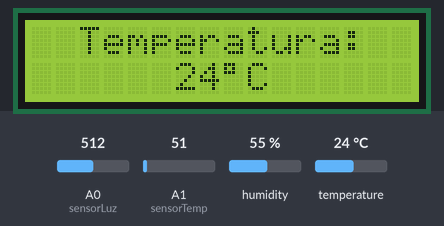
Recording of a sketch running on a simulated Arduino Uno, built with avr-gcc and run on an emulated ATmega328P. Parts: 16×2 character LCD. Wiring (inferred from the names in the program): DS1307 clock at I2C address 0x68. The inputs (shaded band) are chosen by the test bench; at power-on: humidity 55 %, A1 (sensorTemp) = 51, A0 (sensorLuz) = 512, temperature 24 °C. WiFi joins after 1.5 s; servers stay silent unless stated; the local clock reads 2024-03-15 10:24:30 at power-on unless the sketch sets it; storage starts empty; what the sketch prints to the serial monitor is not drawn.

Above: at 7.6 s.
7.7 s: humidity set to 22 %
At 13.5 s:
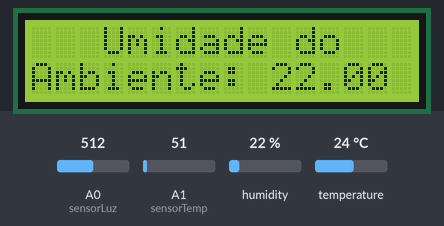
20.6 s: A1 (sensorTemp) set to 61
At 25.9 s:
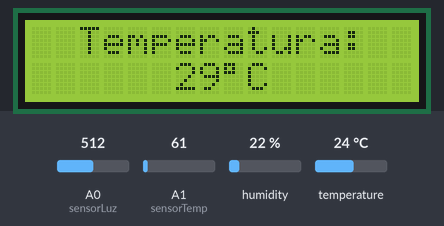
29.7 s: A0 (sensorLuz) set to 716
At 38.4 s:
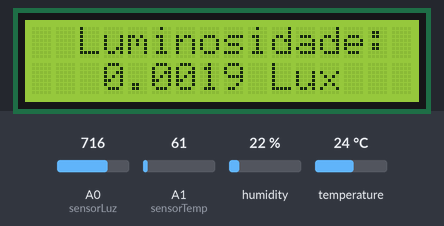
41.8 s: humidity set to 40 %
At 50.5 s:
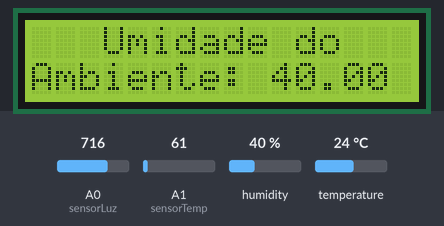
53.9 s: A1 (sensorTemp) set to 71
At 61.8 s:
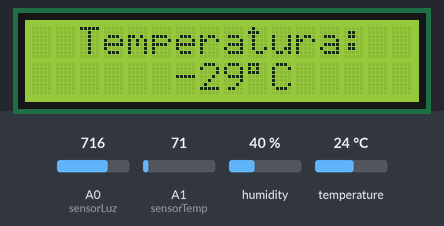
65.9 s: A0 (sensorLuz) set to 992
At 74.3 s:
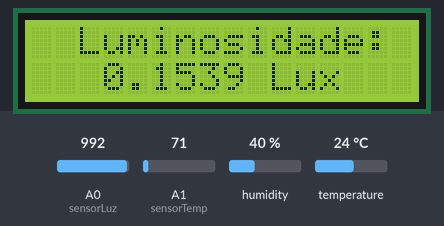
Timing chart, 0 to 75.8 s (numbered marks = the images above; inputs shaded):
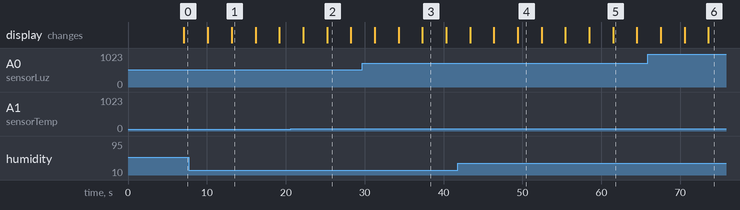

The sketch:

MMC.ino
```cpp
#include "DHT.h" // biblioteca DHT11
#include "LiquidCrystal.h" // biblioteca para usar o display
#include "Limits.h"
#include "SPI.h"
#include "SD.h"
#include "Wire.h"
#include <Ethernet.h>

#define DHTPIN  A2 // pino que estamos conectado
#define DHTTYPE DHT11
#define DS1307_ADDRESS 0x68

DHT dht(DHTPIN, DHTTYPE);

byte zero = 0x00;

// endereço mac do módulo
byte mac[] = {
  0xDE, 0xAD, 0xBE, 0xEF, 0xFE, 0xED
};

const int sensorLuz  = A0; //Pino analógico em que o sensor de luz está conectado.
const int sensorTemp = A1; //Pino analógico em que o sensor de temperatura no sol está conectado.
const int chipSelect = 7; //CS módulo SD

int valorSensorLuz  = 0;  //variável usada para ler o valor do sensor de luz.
int valorSensorTemp = 0;  //variável usada para ler o valor do sensor de temperatura.

long tempoAnteriorTemp = 0;
long tempoAnteriorLux = 0;
long tempoAnteriorUmid = 0;

int t = 1;
int l = 1;
int u = 1;

String hora = "";

char c;

LiquidCrystal lcd(9, 8, 6, 5, 4, 3, 2);

byte sol[8] = {
  B00100,
  B10001,
  B01110,
  B10001,
  B10001,
  B01110,
  B10001,
  B00100
};

byte nuvem[8] = {
  B00000,
  B00000,
  B01110,
  B11011,
  B11011,
  B01110,
  B00000,
  B00000
};

EthernetServer server(80);

void Mostrarelogio();

void setup() {
  //Inicializando o LCD e informando o tamanho de 16 colunas e 2 linhas
  Serial.begin(115200); // inicializa a serial
  while (!Serial) {
    ; // espera pela porta serial
  }
  dht.begin();
  Wire.begin();

  lcd.createChar(0, sol); // cria o desenho do sol no display
  lcd.createChar(1, nuvem); // cria o desenho da nuvem no display

  lcd.begin(16, 2); // inicializa o display
  lcd.setCursor(6, 0);
  lcd.print("Data");
  lcd.setCursor(0, 1);
  lcd.write(byte(1));
  lcd.setCursor(5, 1);
  lcd.print("Logger");
  lcd.setCursor(15, 1);
  lcd.write(byte(0));

  Serial.println("\t \t \t Data Logger Autossustentavel de Baixo Custo");
  Serial.print("Initializing SD card...");

  // verifica se o SD Card está presente
  if (!SD.begin(chipSelect)) {
    Serial.println("Falha ao encontrar SD Card");

    //return;
  }
  Serial.println("Cartão encontrado");

  if (Ethernet.begin(mac) == 0) {
    Serial.println("Falha em conectar à internet");
  }
  server.begin();
  Serial.print("Servidor está em: ");
  Serial.println(Ethernet.localIP());

  delay(3500);
}


void loop() {
  String dataStringTemp = "";
  String dataStringLux = "";
  String dataStringUmid = "";

  // leitura sensor temperatura
  int mediaValorTemp  = 0;  //Variável usada para armazenar o menor valor da temperatura.
  int somaValorTemp = 0;
  int temp;

  somaValorTemp = 0;
  temp = 0;
  for (int k = 1; k <= 8; k++) {
    //Lendo o valor do sensor de temperatura.
    temp = analogRead(sensorTemp);

    somaValorTemp += temp;

    delay(250);
  }

  mediaValorTemp = somaValorTemp / 8;
  //Transformando valor lido no sensor de temperatura em graus celsius aproximados.
  mediaValorTemp = (500 * mediaValorTemp) / 1023;

  valorSensorTemp = mediaValorTemp;

  Serial.print("Temperatura: ");
  Serial.println(valorSensorTemp);

  dataStringTemp += String(valorSensorTemp);

  //Exibindo valor da leitura do sensor de temperatura no display LCD.
  lcd.clear();  //limpa o display do LCD.
  lcd.setCursor(2, 0);
  lcd.print("Temperatura: ");  //imprime a string no display do LCD.
  lcd.setCursor(6, 1);
  lcd.print(valorSensorTemp);
  lcd.write(B11011111); //Simbolo de graus celsius
  lcd.print("C");

  delay(1000);

  // Sensor de luz
  int mediaValorLuz  = 0;
  int somaValorLuz = 0;
  int luz = 0;

  for (int i = 1; i <= 8; i++) {
    //Lendo o valor do sensor de luz
    luz = analogRead(sensorLuz);

    somaValorLuz += luz;

    delay(250);
  }

  mediaValorLuz = somaValorLuz / 8;

  valorSensorLuz  = mediaValorLuz;

  double lux = pow((9.78 * valorSensorLuz) / (1E6 - 978.0 * valorSensorLuz), 5.0 / 3);

  //Limpa o display
  lcd.clear();
  lcd.setCursor(2, 0);
  lcd.print("Luminosidade: ");  //imprime a string no display do LCD.
  lcd.setCursor(3, 1);
  lcd.print(lux, 4);
  lcd.setCursor(10, 1);
  lcd.print("Lux");

  Serial.print("Luminosidade: ");
  Serial.print(lux, 4);
  Serial.println(" Lux");

  dataStringLux += String(lux, 4);

  delay(1000);

  // Sensor de humidade
  int mediaValorHumidade  = 0;
  int somaValorHumidade = 0;
  int humidade = 0;

  for (int j = 1; j <= 8; j++) {
    //Lendo o valor do sensor de humidade
    humidade = dht.readHumidity();

    somaValorHumidade += humidade;

    delay(250);
  }

  mediaValorHumidade = somaValorHumidade / 8;

  float h = mediaValorHumidade;

  lcd.clear();

  if (isnan(h))
  {
    Serial.println("Falha ao achar DHT11");
  }
  else
  {
    Serial.print("Umidade: ");
    Serial.print(h);
    Serial.println(" % ");

    dataStringUmid += String(h);

    lcd.setCursor(3, 0);
    lcd.print("Umidade do");
    lcd.setCursor(0, 1);
    lcd.print("Ambiente: ");
    lcd.print(h, 2);
    lcd.print(" % ");
    delay(1000);
  }

  if (millis() - tempoAnteriorTemp > 10000) {
    tempoAnteriorTemp = millis();

    File dataFile1 = SD.open("temp.txt", FILE_WRITE); // Abre o arquivo temp.txt no SD Card

    // verifica se o arquivo esta disponivel
    if (dataFile1) {
      dataFile1.print(dataStringTemp);
      dataFile1.print(";");
      dataFile1.println(hora);
      dataFile1.close();

      Serial.print(dataStringTemp);
      Serial.println("");
    }
    // printa mensagem de erro
    else {
      Serial.println("Erro ao abrir temp.txt");
    }
  }

  if (millis() - tempoAnteriorLux > 10000) {
    tempoAnteriorLux = millis();

    File dataFile2 = SD.open("lux.txt", FILE_WRITE); // Abre o arquivo lux.txt no SD Card

    // verifica se o arquivo esta disponivel
    if (dataFile2) {
      dataFile2.print(dataStringLux);
      dataFile2.print(";");
      dataFile2.println(hora);
      dataFile2.close();

      Serial.print(dataStringLux);
      Serial.println("");
    }
    // printa mensagem de erro
    else {
      Serial.println("Erro ao abrir lux.txt");
    }
  }

  if (millis() - tempoAnteriorUmid > 10000) {
    tempoAnteriorUmid = millis();

    File dataFile3 = SD.open("umidade.txt", FILE_WRITE); // Abre o arquivo umidade.txt no SD Card

    // verifica se o arquivo esta disponivel
    if (dataFile3) {
      dataFile3.print(dataStringUmid);
      dataFile3.print(";");
      dataFile3.println(hora);
      dataFile3.close();

      Serial.print(dataStringUmid);
      Serial.println("");
    }
    // printa mensagem de erro
    else {
      Serial.println("Erro ao abrir umid.txt");
    }
  }
  Mostrarelogio();
  Serial.println(hora);

  EthernetClient client = server.available();
  if (client) {
    Serial.println("Novo cliente");
    // um http request acaba com um blank line
    boolean currentLineIsBlank = true;
    while (client.connected()) {
      if (client.available()) {
        c = client.read();
        Serial.write(c);
        // se chegou ao fim da linha (recebeu um caractere de nova linha)
        // e a linha estiver em branco, o pedido http terminou,
        // assim pode enviar uma resposta
        if (c == '\n' && currentLineIsBlank) {
          // enviar um cabeçalho de resposta HTTP padrão
          client.println("HTTP/1.1 200 OK");
          client.println("Content-Type: application/json");
          client.println("Connection: close");  // a conecçao vai ser fechada depois da conclusão da resposta
          client.println();
          client.print("{luminosidade:");
          client.print(lux,4);
          client.print("}");
          break;
        }
      }
      if (c == '\n') {
        // you're starting a new line
        currentLineIsBlank = true;
      } else if (c != '\r') {
        // you've gotten a character on the current line
        currentLineIsBlank = false;
      }
    }
  }
  // give the web browser time to receive the data
  delay(1);
  // close the connection:
  client.stop();
  Serial.println("client disconnected");
}

byte ConverteParaBCD(byte val) { //Converte o número de decimal para BCD
  return ( (val / 10 * 16) + (val % 10) );
}

byte ConverteparaDecimal(byte val)  { //Converte de BCD para decimal
  return ( (val / 16 * 10) + (val % 16) );
}

void Mostrarelogio()
{
  Wire.beginTransmission(DS1307_ADDRESS);
  Wire.write(zero);
  Wire.endTransmission();
  Wire.requestFrom(DS1307_ADDRESS, 7);
  int segundos = ConverteparaDecimal(Wire.read());
  int minutos = ConverteparaDecimal(Wire.read());
  int horas = ConverteparaDecimal(Wire.read() & 0b111111);
  int diadasemana = ConverteparaDecimal(Wire.read());
  int diadomes = ConverteparaDecimal(Wire.read());
  int mes = ConverteparaDecimal(Wire.read());
  int ano = ConverteparaDecimal(Wire.read());
  //Mostra a data no Serial Monitor

  hora =  String();
  hora += String(diadomes);
  hora += String("/");
  hora += String(mes);
  hora += String("/");
  hora += String(ano);
  hora += String(";");
  hora += String(horas);
  hora += String(":");
  hora += String(minutos);
  hora += String(":");
  hora += String(segundos);
}
```

Measured:
- what the display in image 1 shows lasts 3.1 s, from 13.1 s to 16.2 s
